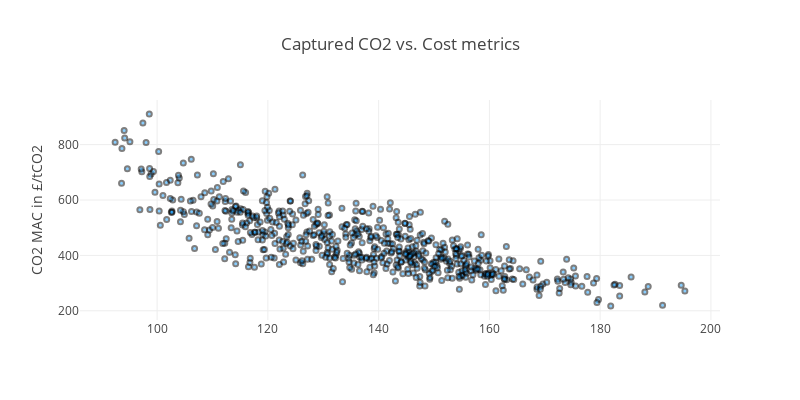

Notebook source saved alongside this figure:
### Markdown cell above
## Interactive Plot

This is a basic interactive plot with [Plotly](https://plot.ly/python/).<br>
You can hover over the elements of the plot and observe the data.

### Code cell
# Interactive plot for one indicator and one pathway
data = [go.Scatter(
    x = df_1.loc[:,'value'].loc[df_1['indicator'] == 'Total_CC'],
    y = df_1.loc[:,'value'].loc[df_1['indicator'] == 'CO2 MAC'],
    mode = 'markers',
    marker = dict(
          color = 'rgb(17, 157, 255)',
          size = 5,
          opacity = 0.5,
          line = dict(
            color = 'rgb(0, 0, 0)',
            width = 2)),
    name = info_dict_1['Scenario'])]

# Set layout
layout = go.Layout(
    height=400, width = 800,
    #title='CO2-Emissions in EU28',
    title=''.join(info_dict_1['Title']),
    # yaxis=dict(title='CO2-Emissions in Mt') )
    yaxis=dict(title=''.join(info_dict_1['Y-Axis'])) )
ifig = go.Figure(data=data, layout=layout)
pltly.iplot(ifig)

### Figure 1 — Plotly figure (JSON) as saved in the notebook; plotly's stock layout.template omitted (floating-point values rounded to 4 significant figures; data arrays with more than 128 entries replaced by an {"elided": "..."} marker saying what was removed)
{"data": [{"marker": {"color": "rgb(17, 157, 255)", "line": {"color": "rgb(0, 0, 0)", "width": 2}, "opacity": 0.5, "size": 5}, "mode": "markers", "name": ["RM"], "type": "scatter", "x": {"elided": "600 float values"}, "y": {"elided": "600 float values"}}], "layout": {"height": 400, "title": "Captured CO2 vs. Cost metrics", "width": 800, "yaxis": {"title": "CO2 MAC in £/tCO2"}}}
